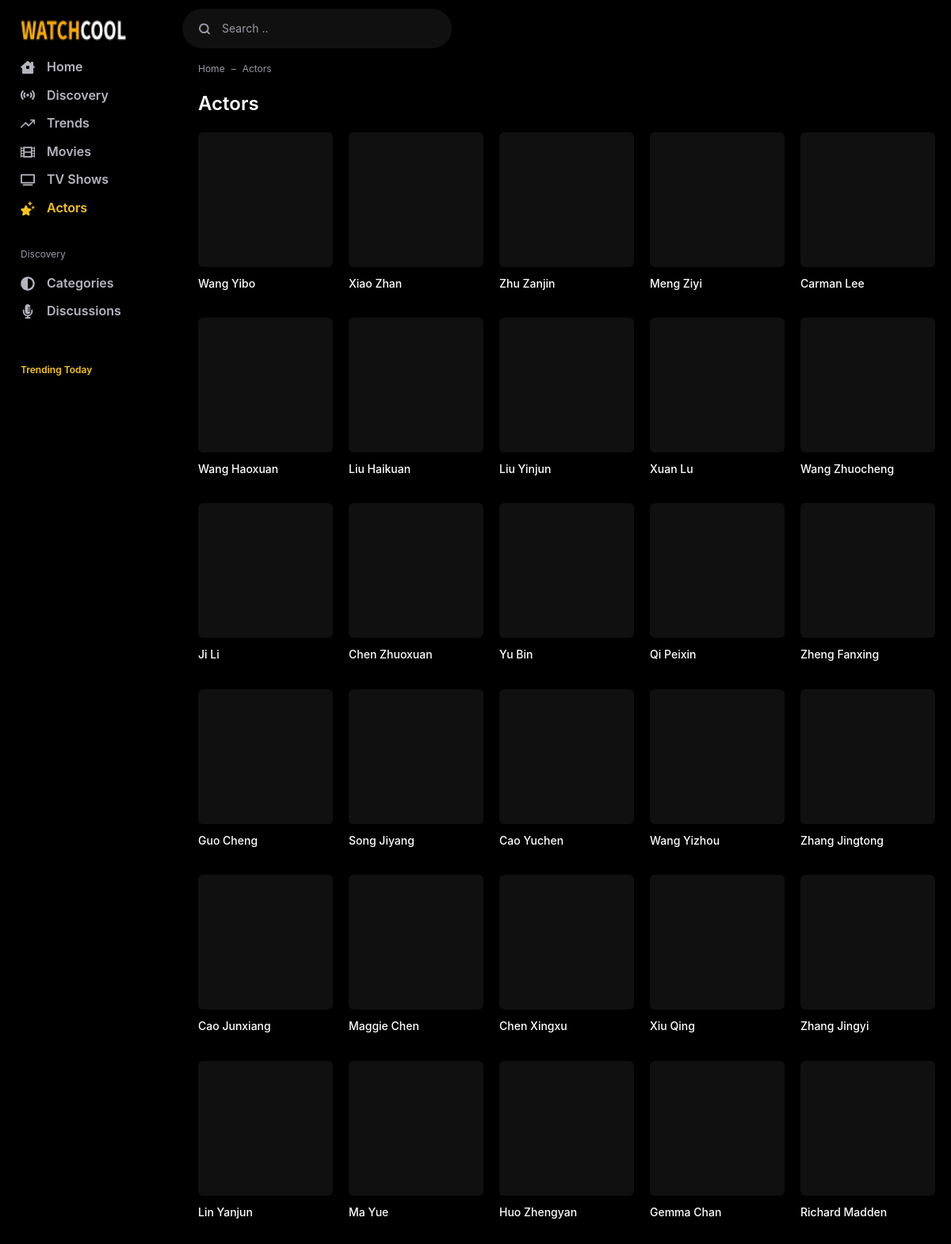
The page /actors/ (upper part) on the database its author committed.
### webapp/models/common.py (models this page shows, shortened)
class Cast(models.Model):
    movie = models.ManyToManyField(Movie,related_name="cast",related_query_name="has_cast")
    tv = models.ManyToManyField(TV,related_name="cast",related_query_name="has_cast")
    gender = models.CharField(max_length=1,choices=GENDER_CHOICES,default=1)
    name = models.CharField(max_length=100)
    tmdb_cast_id = models.IntegerField()
    popularity = models.DecimalField(max_digits=6,decimal_places=3,null=True,blank=True)
    profile_path = models.URLField(null=True,blank=True)
    slug = models.SlugField(null=True,blank=True,editable=True,max_length=2083)
    added_on = models.DateField(default=timezone.now,editable=True)
    class Meta:
        ordering = ("-popularity",)

### webapp/views.py (the view)
# urls.py: path("actors/",cache_page(CACHE_TIME)(views.ActorList.as_view()),name="actor_list"),
class ActorList(ListView):
    model = Cast
    paginate_by = 40
    template_name = "webapp/actor_list.html"
    context_object_name = "actors"
    def get_queryset(self):
        return self.model.objects.filter(~Q(profile_path__endswith="None")).order_by("-added_on","-popularity")
    def get_context_data(self, **kwargs):
        context = super().get_context_data(**kwargs)
        title = f"List all Actors | {self.request.get_host()}"
        context["title"] = title
        context["description"] = title
        context["currentPage"] = "actors"
        return context

### webapp/context_processors.py (called while the page is built)
def tvsViewin(days,get):
    return ViewLog.objects.filter(movie=None,
        viewed_on__date__gte=(datetime.date.today()-datetime.timedelta(days=days))).values(
        "tv",
        slug = F("tv__slug"),
        title=F("tv__title"),
        themoviedb_id = F("tv__themoviedb_id"),
        original_title = F("tv__original_title"),
        imdb_id = F("tv__imdb_id"),
        trailer = F("tv__trailer"),
        published = F("tv__published"),
        runtime = F("tv__runtime"),
        added_on = F("tv__added_on"),
        updated_on = F("tv__updated_on"),
        media_type = F("tv__media_type"),
        poster_path=F("tv__poster_path"),
        overview=F("tv__overview"),
        vote_average=F("tv__vote_average"),
        backdrop_path=F("tv__backdrop_path"),
        release_date=F("tv__release_date"),
        ).annotate(views=Count("tv")).order_by()[:get]

def config(request):
    data = cache.get_many(KEYS)
    if not data:
        data = cache_context()
        cache.set_many(data,settings.CACHE_TIME)
    return data

### webapp/templates/webapp/actor_list.html (shortened to what this page needs)
{% extends 'webapp/_base.html' %}
{% block content %}
<div class="flex-fill">
    <nav aria-label="breadcrumb">
        <ol class="breadcrumb">
            <li class="breadcrumb-item"><a href="{% url 'app_webapp:home' %}">Home</a></li>
            <li class="breadcrumb-item active" aria-current="page">Actors</li>
        </ol>
    </nav>
    <div class="d-flex">
        <div class="app-content">
            <div class="app-section">
                <div class="mb-3">
                    <div class="text-24 text-white font-weight-bold">Actors</div>
                </div>
                <div class="row row-cols-md-5 row-cols-2">
                    {% for actor in actors %}
                        {% include 'webapp/includes/actor.html' with actor=actor only %}
                    {% endfor %}
                </div>
            </div>
        </div>
    </div>
</div>
{% endblock content %}

### webapp/templates/webapp/includes/actor.html
<div class="col">
    <div class="list-actor">
        <a href="{% url 'app_webapp:actor_detail' actor.slug %}"
            class="list-media" title="{{actor.name}}">
            <div class="media"
                data-src="{{actor.profile_path}}">
            </div>
        </a>
        <div class="list-caption">
            <a href="{% url 'app_webapp:actor_detail' actor.slug %}"
                class="list-title" title="{{actor.name}}">
                {{actor.name}}</a>
        </div>
    </div>
</div>

### rows shown on the page
Cast: name "Wang Yibo"
Cast: name "Xiao Zhan"
Cast: name "Zhu Zanjin"
Cast: name "Meng Ziyi"
Cast: name "Carman Lee"
Cast: name "Wang Haoxuan"
Cast: name "Liu Haikuan"
Cast: name "Liu Yinjun"
Cast: name "Xuan Lu"
Cast: name "Wang Zhuocheng"
Cast: name "Ji Li"
Cast: name "Chen Zhuoxuan"
Cast: name "Yu Bin"
Cast: name "Qi Peixin"
Cast: name "Zheng Fanxing"
Cast: name "Guo Cheng"
Cast: name "Song Jiyang"
Cast: name "Cao Yuchen"
Cast: name "Wang Yizhou"
Cast: name "Zhang Jingtong"
Cast: name "Cao Junxiang"
Cast: name "Maggie Chen"
Cast: name "Chen Xingxu"
Cast: name "Xiu Qing"
Cast: name "Zhang Jingyi"
Cast: name "Lin Yanjun"
Cast: name "Ma Yue"
Cast: name "Huo Zhengyan"
Cast: name "Gemma Chan"
Cast: name "Richard Madden"
